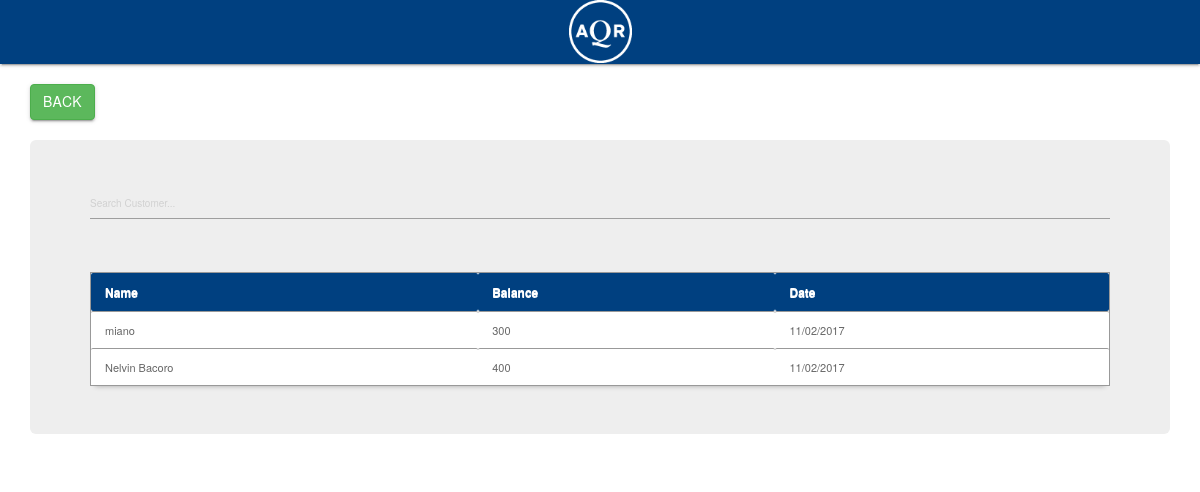
The page /main/payment.php on the database its author committed.
### tables this page shows
CREATE TABLE `sales` (
  `transaction_id` int(11) NOT NULL AUTO_INCREMENT,
  `invoice_number` varchar(100) NOT NULL,
  `cashier` varchar(100) NOT NULL,
  `date` varchar(100) NOT NULL,
  `type` varchar(100) NOT NULL,
  `amount` varchar(100) NOT NULL,
  `due_date` varchar(100) NOT NULL,
  `name` varchar(100) NOT NULL,
  `balance` varchar(100) DEFAULT NULL,
  PRIMARY KEY (`transaction_id`)
);

### main/payment.php (the view, shortened to what this page needs)
<html>
<head>
	<link rel="stylesheet" href="../css/materialize.min.css">
<link rel="stylesheet" href="../css/bootstrap.min.css">
<link href="../style01.css" media="screen" rel="stylesheet" type="text/css" />
<link href="src/facebox.css" media="screen" rel="stylesheet" type="text/css" />
</head>
<body>
<nav>
<div class="nav-wrapper">
<center>
<a rel="facebox" href="select.php"><img src="logo.png" style="width:63px; height:63px" /></a>
</center>
</div>
</nav>
<br>
<div class="container">
<a href="index.php" class="btn btn-success btn-xs-2x" style="float: none;">Back</a>
<br>
<br>
<div class="jumbotron">
<input type="text" name="filter" value="" id="filter" placeholder="Search Customer..." autocomplete="off" /><br><br>
<table id="resultTable" data-responsive="table">
	<thead>
		<tr>
			<th> Name </th>
			<th> Balance </th>
			<th> Date </th>
		</tr>
	</thead>
	<tbody>
			<?php
				include('../connect.php');
				$result = $db->prepare("SELECT * FROM sales where type='credit'");
				$result->execute();
				for($i=0; $row = $result->fetch(); $i++){
			?>
			<tr class="record">
			<td><?php echo $row['name']; ?></td>
			<td><?php echo $row['amount']; ?></td>
			<td><?php echo $row['date']; ?></td>
			<?php
				}
			?>
	</tbody>
</table>
</div>
</div>
</body>
</html>

### style01.css (style rules this page uses)
#resultTable { border-collapse: separate; background-color: #FFFFFF; border-spacing: 0; max-width: auto; }
#resultTable { color: #666666; text-shadow: 0 1px 0 #FFFFFF; width: 100%; border: 1px solid #999999; box-shadow: 0 5px 5px -5px rgba(0, 0, 0, 0.3); margin-top: 13px; }
#resultTable thead tr th { background: none repeat scroll 0 0 #004080; color: white; padding: 10px 14px; text-align: left; border-top: 0 none; font-size: 12px; }
#resultTable tbody tr td { background-color: #FFFFFF; font-size: 11px; text-align: left; padding: 10px 14px; border-top: 1px solid #999999; }

### main/payment.php (style rules this page uses)
body { background:url(body5.png); }
.nav-wrapper { background-color: #004080; color: white; }

### rows shown on the page
sales: name "miano", amount "300", date "11/02/2017"
sales: name "Nelvin Bacoro", amount "400", date "11/02/2017"
